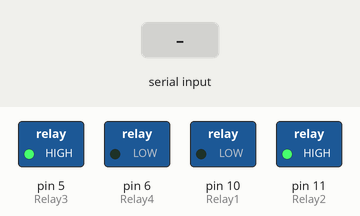
Simulated run of this sketch. Board: Arduino Uno, built with avr-gcc and run on an emulated ATmega328P. On the bench: switched loads named in the sketch (green lamp = pin HIGH). The inputs (shaded band) are chosen by the test bench.

Above: at 1.2 s.
1.3 s: "2" received over Serial
At 1.7 s:
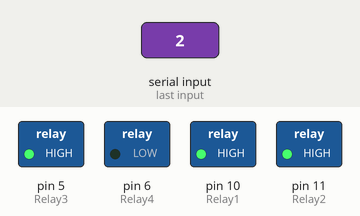
2.8 s: byte 56 (56) received over Serial
At 4.0 s:
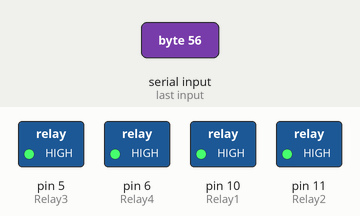
4.3 s: "1" received over Serial
At 5.2 s:
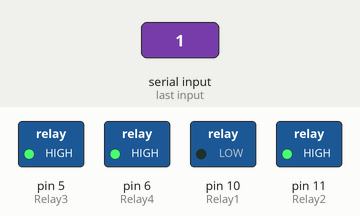
5.8 s: "3" received over Serial
At 6.3 s:
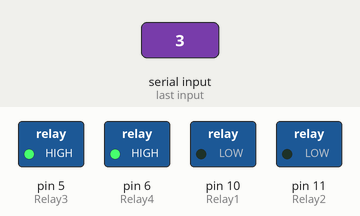
7.3 s: byte 55 (55) received over Serial
At 8.5 s:
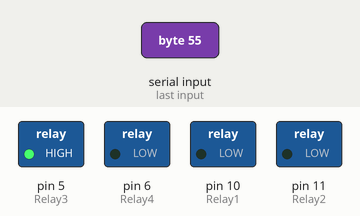
8.8 s: "5" received over Serial
At 9.8 s:
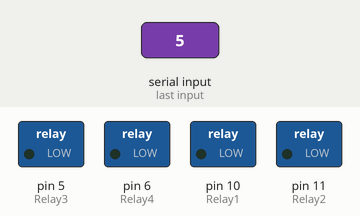
Timing chart, 0 to 11.3 s (numbered marks = the images above; inputs shaded):
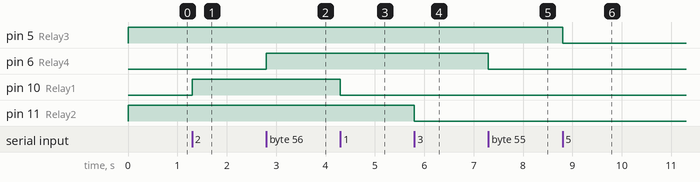

The sketch:

ArdiuinoUNO_Gas_Sensors_Relay.ino
```cpp
/* This is the code for the 'Cue System for Anosmia' part of my project deisgned for the Element14 Community's 'Design for a Cause' design challenge,
 *  sponsored by Arduino. In particular, this is for the extra smell sensing unit with Bluetooth Slave Arduino UNO.
 *
 * Design Challenge Page - https://www.element14.com/community/community/design-challenges/designforacause/blog
 *
 * Blog Link - https://www.element14.com/community/community/design-challenges/designforacause/blog/2018/08/03/cue-system-for-anosmia-and-smart-wheelchair-8-gas-sensors
 *
 * Author : Dixon Selvan
 * Date   : September 09, 2018
 * Project: Cue system for Anosmia and Smart WheelChair
 * Website:
 *
 * Hardware components Required (Extra Unit)
 * ----------------------------------------
 * 1. Arduino UNO board
 * 2. Four Channel Relay Module
 * 3. Bluetooth module
 * 4. ProtoShield/ Breadboard and Few Jumper wires
 * 5. 12V Power Adapter
 * 6. DC Fan
 *
 * Connections
 * -----------
 * Arduino UNO      |   Relay Module
 * ---------------------------------------------
 *      5V          |         VCC
 *      Gnd         |         Gnd
 *      IN1         |         D10
 *      IN2         |         D11
 *      IN3         |         D5
 *      IN4         |         D6
 * Arduino UNO      |   Bluetooth Module
 * ---------------------------------------------
 *      5V          |         +5V
 *      Gnd         |         Gnd
 *      RX          |         RX
 *      TX          |         TX
 *
 */

/*Declaration and initialisation of Variables*/
int Relay1 = 10;
int Relay2 = 11;
int Relay3 = 5;
int Relay4 = 6;
int serialData = 0;

void setup() {
  /*Assigning GPIO pin modes*/
  pinMode(Relay1, OUTPUT);
  pinMode(Relay2, OUTPUT);
  pinMode(Relay3, OUTPUT);
  pinMode(Relay4, OUTPUT);

  /*Starting the Serial Communication*/
  Serial.begin(38400);

  /*Setting the Relay Pin to LOW State*/
  digitalWrite(Relay1, LOW);
  digitalWrite(Relay2, HIGH);
  digitalWrite(Relay3, HIGH);
  digitalWrite(Relay4, LOW);
}

void loop() {
  /*Send the Sensor values to Master/ Serial Port*/
  relayStateMonitor();
}

void relayStateMonitor (){
  /*Listen to the master Arduino MKR1000 and turn ON or OFF the respective relay; 1 from master will be received in ASCII as 49 in Slave*/
  if(Serial.available()>0){
     serialData = Serial.read();
     //Serial.println(serialData);
     if (serialData == 49){
      digitalWrite(Relay1, LOW);
     }
     else if (serialData == 50){
      digitalWrite(Relay1, HIGH);
     }
     else if (serialData == 51){
      digitalWrite(Relay2, LOW);
     }
     else if (serialData == 52){
      digitalWrite(Relay2, HIGH);
     }
     else if (serialData == 53){
      digitalWrite(Relay3, LOW);
     }
     else if (serialData == 54){
      digitalWrite(Relay3, HIGH);
     }
     else if (serialData == 55){
      digitalWrite(Relay4, LOW);
     }
     else if (serialData == 56){
      digitalWrite(Relay4, HIGH);
     }
  }
}
```

Measured:
- after the input at 1.3 s, pin 10 (Relay1): LOW → HIGH at once
- after the input at 2.8 s, pin 6 (Relay4): LOW → HIGH at once
- after the input at 4.3 s, pin 10 (Relay1): HIGH → LOW at once
- after the input at 5.8 s, pin 11 (Relay2): HIGH → LOW at once
- after the input at 7.3 s, pin 6 (Relay4): HIGH → LOW at once
- after the input at 8.8 s, pin 5 (Relay3): HIGH → LOW at once
